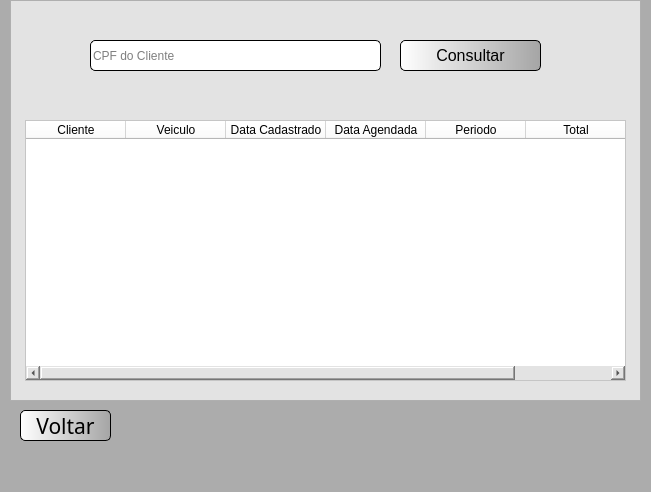
<?xml version="1.0" encoding="UTF-8"?>
<ui version="4.0">
 <class>MainWindow</class>
 <widget class="QMainWindow" name="MainWindow">
  <property name="geometry">
   <rect>
    <x>0</x>
    <y>0</y>
    <width>651</width>
    <height>492</height>
   </rect>
  </property>
  <property name="windowTitle">
   <string>MainWindow</string>
  </property>
  <property name="styleSheet">
   <string notr="true">background-color: rgb(172, 172, 172);</string>
  </property>
  <widget class="QWidget" name="centralwidget">
   <widget class="QLabel" name="logoLoCarPequeno">
    <property name="geometry">
     <rect>
      <x>560</x>
      <y>0</y>
      <width>71</width>
      <height>51</height>
     </rect>
    </property>
    <property name="styleSheet">
     <string notr="true">background-color: rgb(172, 172, 172);</string>
    </property>
    <property name="text">
     <string/>
    </property>
    <property name="pixmap">
     <pixmap>../../AppData/PycharmProjects/LoCar/imagens/808107201585380077-64.png</pixmap>
    </property>
   </widget>
   <widget class="QPushButton" name="btVoltar">
    <property name="geometry">
     <rect>
      <x>20</x>
      <y>410</y>
      <width>91</width>
      <height>31</height>
     </rect>
    </property>
    <property name="font">
     <font>
      <family>Dubai</family>
      <pointsize>16</pointsize>
     </font>
    </property>
    <property name="cursor">
     <cursorShape>PointingHandCursor</cursorShape>
    </property>
    <property name="styleSheet">
     <string notr="true">QPushButton{
background-color: qlineargradient(spread:pad, x1:0, y1:0, x2:1, y2:0, stop:0 rgba(255, 255, 255, 255), stop:1 rgba(165, 165, 165, 255));
border-radius: 5px;
border-style: outset;
border-width: 1px;
border-color: black;

}

QPushButton:hover{
background-color: qlineargradient(spread:pad, x1:0, y1:0, x2:1, y2:0, stop:0 rgba(255, 248, 0, 255), stop:1 rgba(255, 134, 73, 255));
}

</string>
    </property>
    <property name="text">
     <string>Voltar</string>
    </property>
   </widget>
   <widget class="QFrame" name="frameConVeiculo">
    <property name="geometry">
     <rect>
      <x>10</x>
      <y>0</y>
      <width>631</width>
      <height>401</height>
     </rect>
    </property>
    <property name="styleSheet">
     <string notr="true">background-color: rgb(227, 227, 227);
</string>
    </property>
    <property name="frameShape">
     <enum>QFrame::StyledPanel</enum>
    </property>
    <property name="frameShadow">
     <enum>QFrame::Raised</enum>
    </property>
    <widget class="QLabel" name="labelNomeFunc">
     <property name="geometry">
      <rect>
       <x>160</x>
       <y>90</y>
       <width>371</width>
       <height>31</height>
      </rect>
     </property>
     <property name="font">
      <font>
       <pointsize>16</pointsize>
       <weight>50</weight>
       <bold>false</bold>
      </font>
     </property>
     <property name="text">
      <string/>
     </property>
    </widget>
    <widget class="QLabel" name="labelLoginFunc">
     <property name="geometry">
      <rect>
       <x>160</x>
       <y>130</y>
       <width>131</width>
       <height>31</height>
      </rect>
     </property>
     <property name="font">
      <font>
       <pointsize>16</pointsize>
       <weight>50</weight>
       <bold>false</bold>
      </font>
     </property>
     <property name="text">
      <string/>
     </property>
    </widget>
    <widget class="QLabel" name="labelMatriculaFunc">
     <property name="geometry">
      <rect>
       <x>200</x>
       <y>170</y>
       <width>151</width>
       <height>31</height>
      </rect>
     </property>
     <property name="font">
      <font>
       <pointsize>16</pointsize>
       <weight>50</weight>
       <bold>false</bold>
      </font>
     </property>
     <property name="text">
      <string/>
     </property>
    </widget>
    <widget class="QPushButton" name="btConsultaReserva">
     <property name="geometry">
      <rect>
       <x>390</x>
       <y>40</y>
       <width>141</width>
       <height>31</height>
      </rect>
     </property>
     <property name="font">
      <font>
       <pointsize>12</pointsize>
      </font>
     </property>
     <property name="whatsThis">
      <string>&lt;html&gt;&lt;head/&gt;&lt;body&gt;&lt;p&gt;Consultar veiculo&lt;/p&gt;&lt;/body&gt;&lt;/html&gt;</string>
     </property>
     <property name="styleSheet">
      <string notr="true">QPushButton{
background-color: qlineargradient(spread:pad, x1:0, y1:0, x2:1, y2:0, stop:0 rgba(255, 255, 255, 255), stop:1 rgba(165, 165, 165, 255));
border-style: outset;
border-width: 1px;
border-color: black;
border-radius: 5px;
}

QPushButton:hover{
background-color: qlineargradient(spread:pad, x1:0, y1:0, x2:1, y2:0, stop:0 rgba(19, 226, 4, 255), stop:1 rgba(148, 209, 6, 255));
}


</string>
     </property>
     <property name="text">
      <string>Consultar</string>
     </property>
    </widget>
    <widget class="QLineEdit" name="tbCPFReserva">
     <property name="geometry">
      <rect>
       <x>80</x>
       <y>40</y>
       <width>291</width>
       <height>31</height>
      </rect>
     </property>
     <property name="styleSheet">
      <string notr="true">background-color: rgb(255, 255, 255);
border-radius: 5px;
border-style: outset;
border-width: 1px;
border-color: black;</string>
     </property>
     <property name="placeholderText">
      <string>CPF do Cliente</string>
     </property>
    </widget>
    <widget class="QTableWidget" name="resultado">
     <property name="geometry">
      <rect>
       <x>15</x>
       <y>120</y>
       <width>601</width>
       <height>261</height>
      </rect>
     </property>
     <property name="styleSheet">
      <string notr="true">background-color: rgb(255, 255, 255);</string>
     </property>
     <column>
      <property name="text">
       <string>Cliente</string>
      </property>
     </column>
     <column>
      <property name="text">
       <string>Veiculo</string>
      </property>
     </column>
     <column>
      <property name="text">
       <string>Data Cadastrado</string>
      </property>
     </column>
     <column>
      <property name="text">
       <string>Data Agendada</string>
      </property>
     </column>
     <column>
      <property name="text">
       <string>Periodo</string>
      </property>
     </column>
     <column>
      <property name="text">
       <string>Total</string>
      </property>
     </column>
    </widget>
    <widget class="QLabel" name="labelNaoCad">
     <property name="geometry">
      <rect>
       <x>80</x>
       <y>80</y>
       <width>451</width>
       <height>21</height>
      </rect>
     </property>
     <property name="font">
      <font>
       <pointsize>12</pointsize>
      </font>
     </property>
     <property name="text">
      <string/>
     </property>
    </widget>
   </widget>
  </widget>
  <widget class="QMenuBar" name="menubar">
   <property name="geometry">
    <rect>
     <x>0</x>
     <y>0</y>
     <width>651</width>
     <height>21</height>
    </rect>
   </property>
  </widget>
  <widget class="QStatusBar" name="statusbar"/>
 </widget>
 <resources/>
 <connections/>
</ui>
